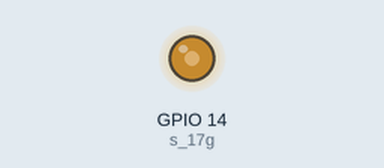
Bench run of a program on a simulated ESP32 board running MicroPython. Parts: output pins drawn as LEDs (lit = HIGH). At 0.0 s the program stops and its outputs stay as they are.

Above: at 0.1 s.
Timing chart, 0 to 1.5 s (numbered marks = the images above):
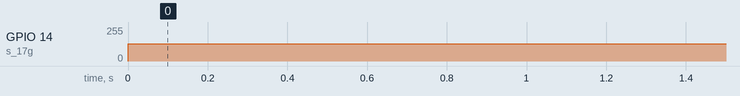

Measured:
- by itself, GPIO 14 (s_17g): 0/255 → 128/255 at 0.00 s

The program:

servos.py
```python
from servo import Servo

# 17g舵机参数
# 旋转角度：120°
# 死区: 2μs
# 中立点: 1500μs
# 频率:  300hz
# 遥控器：90°-120°
# 控制板支持：0.5ms-2.5ms角度200°
# 电机: core motor
# 电压范围:  DC4.8~6.0 V
# 速度 (4.8V): 0.13sec/60°
# 速度 (6V): 0.11 sec/60°
# 扭力 (4.8V): 3.0kg.cm
# 扭力(6V):  3.5 kg.cm
s_17g = Servo(14, 300, 500, 2500, 0, 200)  # D3
```

servo.py
```python
from machine import Pin, PWM


class Servo:
    def __init__(self, pin, frequency, min_us, max_us, min_angle, max_angle):
        # 创建一个PWM对象
        self.servo = PWM(Pin(pin, mode=Pin.OUT))

        # 舵机参数
        self.frequency = frequency  # 舵机的频率 300Hz
        self.period = 1000 * 1000 / self.frequency  # 舵机的周期 μs
        self.min_us = min_us  # 最小脉冲宽度 μs
        self.max_us = max_us  # 最大脉冲宽度 μs
        self.min_angle = min_angle  # 最小角度
        self.max_angle = max_angle  # 最大角度

        # 设置舵机的频率
        self.servo.freq(self.frequency)

    def set_angle(self, angle):
        # 将角度转换为脉冲宽度
        us = self.map_angle(angle, self.min_angle, self.max_angle, self.min_us, self.max_us)
        # 将脉冲宽度转换为duty
        duty = int(us / self.period * 1023)
        print("角度：{} 脉冲：{} 占空比：{} duty：{}".format(angle, us, us / self.period, duty))
        # 设置舵机的脉冲宽度
        self.servo.duty(duty)

    def map_angle(self, x, in_min, in_max, out_min, out_max):
        # 将一个数从一个范围映射到另一个范围
        return (x - in_min) / (in_max - in_min) * (out_max - out_min) + out_min
```
